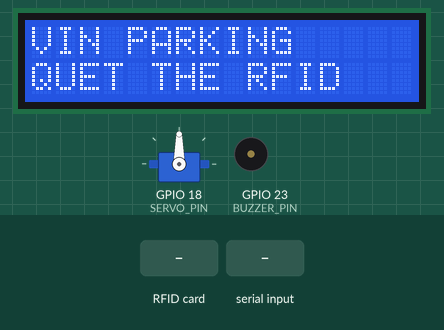
Recording of a sketch running on a simulated ESP32. Shown: 16×2 character LCD, servo, buzzer (waves = sounding, pin HIGH). Inputs (shaded band) come from the test bench. What the sketch prints to the serial monitor is not drawn.

Above: at 1.3 s.
1.4 s: RFID card 3E 51 C9 06 held to the reader
At 2.5 s:
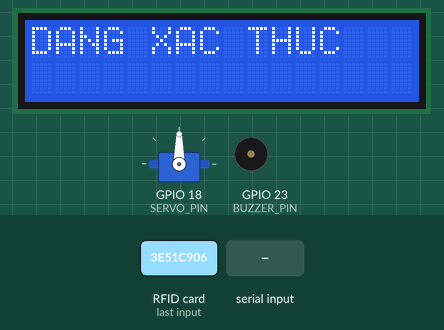
2.9 s: "RESULT,REGISTERED\n" received over Serial
At 3.4 s:
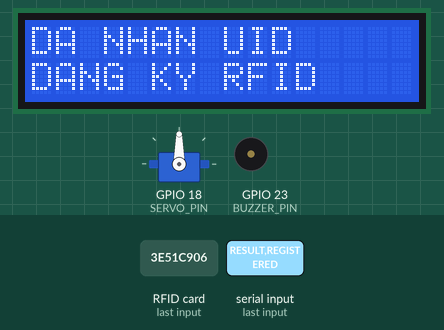
5.9 s: RFID card 5E 7A 19 C4 held to the reader
At 7.1 s:
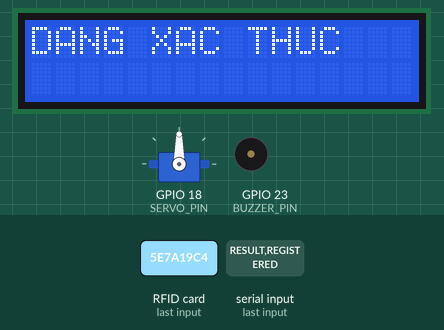
7.4 s: "RESULT,CARD_VALID\n" received over Serial
At 8.4 s:
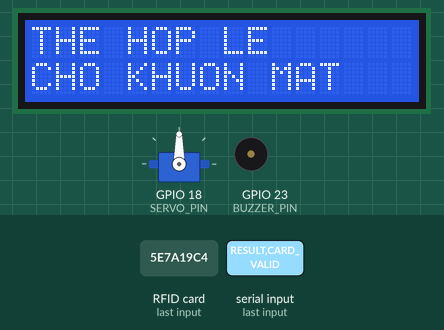
8.9 s: "RESULT,ENTRY_ALLOWED\n" received over Serial
At 10.3 s:
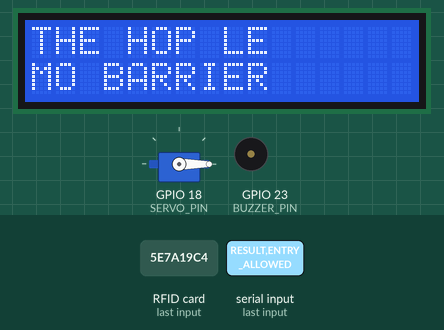
Timing chart, 0 to 14.9 s (numbered marks = the images above; inputs shaded):
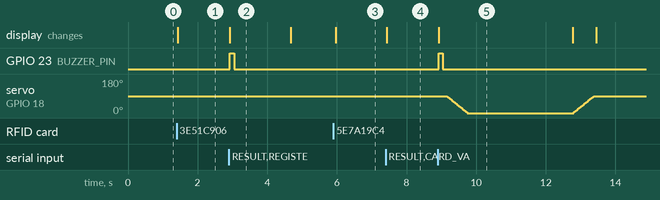

Measured:
- after the input at 1.4 s, the display: changes at once (image 1)
- after the input at 2.9 s, GPIO 23 (BUZZER_PIN): LOW → HIGH at once, → LOW 0.12 s later; the display: changes at once (image 2)
- after the input at 5.9 s, the display: changes after 0.06 s (image 3)
- after the input at 7.4 s, the display: changes at once (image 4)
- after the input at 8.9 s, GPIO 23 (BUZZER_PIN): LOW → HIGH at once, → LOW 0.12 s later; the display: changes at once (image 5)
- what the display in image 2 shows lasts 1.8 s, from 2.9 s to 4.7 s

The sketch:

CONG_VAO.ino
```cpp
#include <SPI.h>
#include <MFRC522.h>
#include <Wire.h>
#include <LiquidCrystal_I2C.h>
#include <ESP32Servo.h>

// =========================
// RFID
// =========================
#define RFID_SS   27
#define RFID_RST  26

#define RFID_SCK  25
#define RFID_MISO 32
#define RFID_MOSI 33

MFRC522 rfid(RFID_SS, RFID_RST);

// =========================
// LCD
// =========================
#define LCD_SDA 21
#define LCD_SCL 22

LiquidCrystal_I2C lcd(0x27, 16, 2);

// =========================
// SERVO + BUZZER
// =========================
#define SERVO_PIN  18
#define BUZZER_PIN 23

Servo barrier;

// =========================
// UID HỢP LỆ
// =========================
byte validUID[] = {
  0x3E, 0x51, 0xC9, 0x06
};

const byte UID_SIZE = 4;

// =========================
// KIỂM TRA UID
// =========================
bool checkUID() {

  if (rfid.uid.size != UID_SIZE) {
    return false;
  }

  for (byte i = 0; i < UID_SIZE; i++) {
    if (rfid.uid.uidByte[i] != validUID[i]) {
      return false;
    }
  }

  return true;
}

// =========================
// BEEP
// =========================
void beep(int times, int duration = 120) {

  for (int i = 0; i < times; i++) {

    digitalWrite(BUZZER_PIN, HIGH);
    delay(duration);

    digitalWrite(BUZZER_PIN, LOW);
    delay(100);
  }
}

// =========================
// MỞ BARRIER
// =========================
void openBarrier() {

  lcd.clear();

  lcd.setCursor(0, 0);
  lcd.print("THE HOP LE");

  lcd.setCursor(0, 1);
  lcd.print("MO BARRIER");

  beep(1);

  // Mở từ từ
  for (int angle = 90; angle >= 0; angle -= 3) {
    barrier.write(angle);
    delay(20);
  }

  delay(3000);

  lcd.clear();

  lcd.setCursor(0, 0);
  lcd.print("DANG DONG");

  // Đóng từ từ
  for (int angle = 0; angle <= 90; angle += 3) {
    barrier.write(angle);
    delay(20);
  }

  lcd.clear();

  lcd.setCursor(0, 0);
  lcd.print("VIN PARKING");

  lcd.setCursor(0, 1);
  lcd.print("QUET THE RFID");
}

// =========================
// TỪ CHỐI
// =========================
void rejectCard() {

  lcd.clear();

  lcd.setCursor(0, 0);
  lcd.print("THE KHONG HOP LE");

  lcd.setCursor(0, 1);
  lcd.print("TU CHOI!");

  beep(3, 100);

  delay(2000);

  lcd.clear();

  lcd.setCursor(0, 0);
  lcd.print("VIN PARKING");

  lcd.setCursor(0, 1);
  lcd.print("QUET THE RFID");
}


String readPiCommand(unsigned long timeoutMs = 35000) {
  String line;
  unsigned long start = millis();

  while (millis() - start < timeoutMs) {
    while (Serial.available()) {
      char c = Serial.read();

      if (c == '\n') {
          line.trim();

          if (line == "RESULT,QUEUED") {
              line = "";
              continue;
          }
          return line;
      }

      if (c != '\r' && line.length() < 100) {
        line += c;
      }
    }

    delay(2);
  }

  return "";
}

// =========================
// SETUP
// =========================
void setup() {

  Serial.begin(115200);

  // RFID SPI
  SPI.begin(
    RFID_SCK,
    RFID_MISO,
    RFID_MOSI,
    RFID_SS
  );

  rfid.PCD_Init();

  // LCD
  Wire.begin(LCD_SDA, LCD_SCL);

  lcd.init();
  lcd.backlight();

  // Servo
  barrier.attach(SERVO_PIN);
  barrier.write(90);

  // Buzzer
  pinMode(BUZZER_PIN, OUTPUT);
  digitalWrite(BUZZER_PIN, LOW);

  // LCD khởi động
  lcd.clear();

  lcd.setCursor(0, 0);
  lcd.print("VIN PARKING");

  lcd.setCursor(0, 1);
  lcd.print("QUET THE RFID");

  Serial.println("==============================");
  Serial.println("VIN PARKING - CONG VAO");
  Serial.println("==============================");
}

// =========================
// LOOP
// =========================

void loop() {
  if (!rfid.PICC_IsNewCardPresent()) {
    delay(20);
    return;
  }

  if (!rfid.PICC_ReadCardSerial()) {
    delay(20);
    return;
  }

  // Đọc UID thành chuỗi HEX
  String uid = "";

  for (byte i = 0; i < rfid.uid.size; i++) {
    if (rfid.uid.uidByte[i] < 0x10) {
      uid += "0";
    }

    uid += String(rfid.uid.uidByte[i], HEX);

    if (i < rfid.uid.size - 1) {
      uid += ":";
    }
  }

  uid.toUpperCase();

  // Gửi thẻ lên Raspberry Pi, không tự mở barrier
  Serial.print("CARD,");
  Serial.println(uid);

  lcd.clear();
  lcd.setCursor(0, 0);
  lcd.print("DANG XAC THUC");


String result = readPiCommand(330000);

if (result == "RESULT,REGISTERED") {
  // Chế độ đăng ký RFID: không mở barrier.
  lcd.clear();
  lcd.setCursor(0, 0);
  lcd.print("DA NHAN UID");
  lcd.setCursor(0, 1);
  lcd.print("DANG KY RFID");
  beep(1);
  delay(1500);

} else if (result == "RESULT,CARD_VALID") {
  // Thẻ hợp lệ: chờ quyết định xác thực khuôn mặt.
  lcd.clear();
  lcd.setCursor(0, 0);
  lcd.print("THE HOP LE");
  lcd.setCursor(0, 1);
  lcd.print("CHO KHUON MAT");

  // Đọc kết quả thứ hai từ Raspberry Pi.
  result = readPiCommand(180000);
  Serial.printf("[PI RESULT 2] '%s' at %lu ms\n",
              result.c_str(), millis());

  if (result == "RESULT,ENTRY_ALLOWED") {
    openBarrier();
  } else if (result == "RESULT,FACE_DENIED") {
    Serial.println("[LCD] Display FACE_DENIED");

    lcd.clear();
    lcd.setCursor(0, 0);
    lcd.print("KHUON MAT SAI");
    lcd.setCursor(0, 1);
    lcd.print("TU CHOI!");

    beep(3, 100);
    delay(3000);
  } else if (result == "RESULT,FACE_TIMEOUT") {
    lcd.clear();
    lcd.setCursor(0, 0);
    lcd.print("HET THOI GIAN");
    lcd.setCursor(0, 1);
    lcd.print("QUET LAI THE");
    beep(2, 100);
    delay(2000);
  } else {
    // Không nhận được kết quả hợp lệ: đóng cổng.
    rejectCard();
  }

} else {
  // Thẻ sai, lỗi giao tiếp hoặc hết thời gian: đóng cổng.
  rejectCard();
}

lcd.clear();
lcd.setCursor(0, 0);
lcd.print("VIN PARKING");
lcd.setCursor(0, 1);
lcd.print("QUET THE RFID");

rfid.PICC_HaltA();
rfid.PCD_StopCrypto1();
delay(500);

}
```
